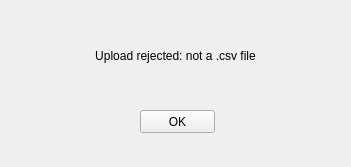
<?xml version="1.0" encoding="UTF-8"?>
<ui version="4.0">
 <class>Form</class>
 <widget class="QWidget" name="Form">
  <property name="geometry">
   <rect>
    <x>0</x>
    <y>0</y>
    <width>351</width>
    <height>167</height>
   </rect>
  </property>
  <property name="windowTitle">
   <string>Form</string>
  </property>
  <widget class="QPushButton" name="ok_button">
   <property name="geometry">
    <rect>
     <x>140</x>
     <y>110</y>
     <width>75</width>
     <height>23</height>
    </rect>
   </property>
   <property name="text">
    <string>OK</string>
   </property>
  </widget>
  <widget class="QLabel" name="label">
   <property name="geometry">
    <rect>
     <x>60</x>
     <y>30</y>
     <width>231</width>
     <height>51</height>
    </rect>
   </property>
   <property name="text">
    <string>Upload rejected: not a .csv file</string>
   </property>
   <property name="alignment">
    <set>Qt::AlignCenter</set>
   </property>
  </widget>
 </widget>
 <resources/>
 <connections/>
</ui>
